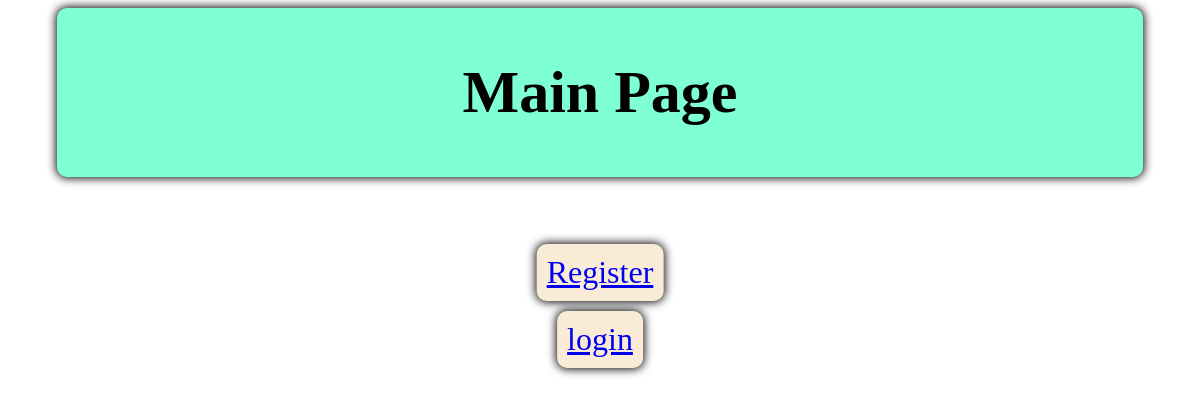
The app's page /, older data.
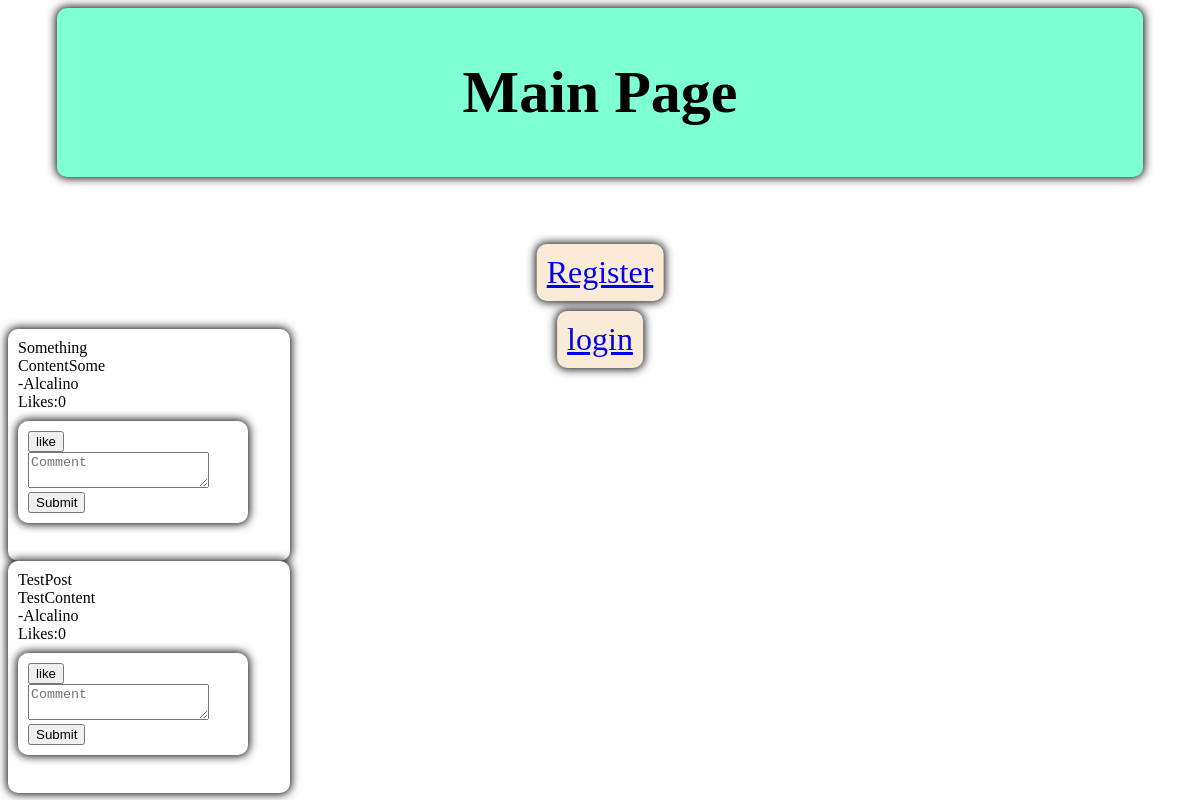
The same page, newer data.
### social/models.py (models this page shows)
class Post(models.Model):
    Title = models.CharField(max_length=20)
    Content = models.TextField(default= '')
    Likes = models.IntegerField(default=0)
    Published = models.BooleanField(default=False)
    Owner = models.ForeignKey(User, on_delete=models.CASCADE)
    LikedBy = models.JSONField(default=list)

### MainPage/views.py (the view)
# urls.py: path('', views.MainPage ),
def MainPage(request):
    Posts = list(Post.objects.all())
    Posts = Posts[::-1]
    context = {
        'PostData': Posts
    }
    if request.user.is_authenticated == False:
        return render(request, 'index.html', context)
    else:
        return render(request, 'UserLogged.html', context)

### MainPage/templates/index.html (shortened to what this page needs)
<!DOCTYPE html>
<html lang="en">
<head>
    <link rel="stylesheet" type="text/css" href="/static/index.css">
</head>
<body>
    <div class = 'Page'>
        <div class = 'Content'>
            <h1>Main Page</h1>
        </div>
        <div class = 'buttons'><a href = 'accounts/register'>Register</a></div>
        <div class = 'buttons'><a href = 'accounts/login'>login</a></div>
    </div> <br>
    <div>
        {% for post in PostData %}
        <div class = 'post'>
            {{post.Title}}<br> {{post.Content}} <br> -{{post.Owner}} <br> Likes:{{post.Likes}} <br>
            <div class = 'commentBox'>
            <form action="{% url 'like' %}" method="post">
                <input type = 'submit' name ='Like' value = 'like'>
            </form>
            <form action="{% url 'comment' %}" method="post">
                <textarea name = 'comment' placeholder="Comment"></textarea>
                <input type = 'submit'>
            </form>
        </div> <br>
    </div>
    {%endfor%}
</body>
</html>

### mysite/static/index.css (style rules this page uses)
.buttons { background-color: antiquewhite; width: fit-content; padding: 10px; margin-top: 10px; border-radius: 10px; box-shadow: 0px 0px 10px 1px; position: relative; left: 50%; font-size: xx-large; transform: translate(-50%, 100%); transition: background-color 0.2s ease; }
.Content { margin:auto; width: 90%; padding: 10px; background-color: aquamarine; border-radius: 10px; box-shadow: 0 0 10px 1px; font-size: 30px; text-align: center; }
.post { background-color: white; width: fit-content; padding: 10px; box-shadow: 0px 0px 10px 1px; border-radius: 10px; transition: background-color 0.2s ease; }
.commentBox { background-color: white; width: 80%; padding: 10px; box-shadow: 0px 0px 10px 1px; border-radius: 10px; transition: background-color 0.2s ease; margin-top: 10px; margin-bottom: 10px; }

Row changes from the older to the newer data that the page shows:
added Post: Title "Something", Content "ContentSome", Owner "Alcalino", Likes "0"
added Post: Title "TestPost", Content "TestContent", Owner "Alcalino", Likes "0"
